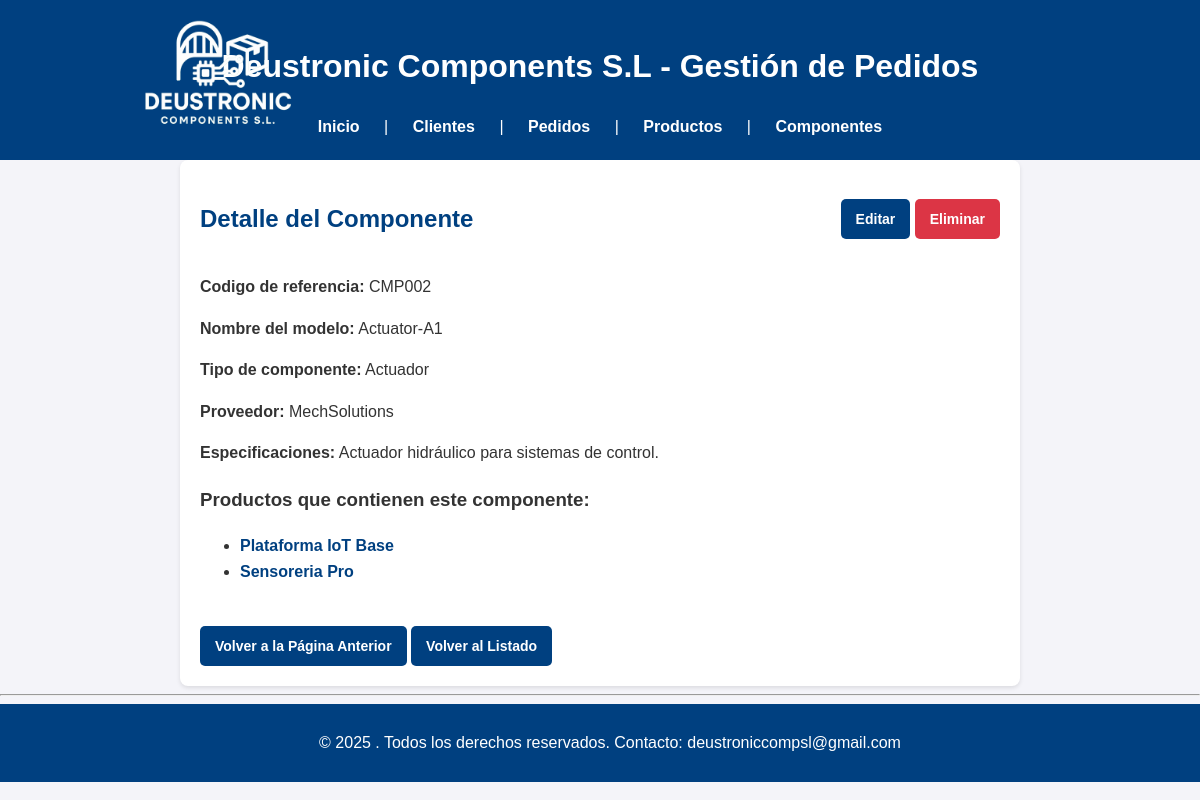
The app's page /componente/2/, older data.
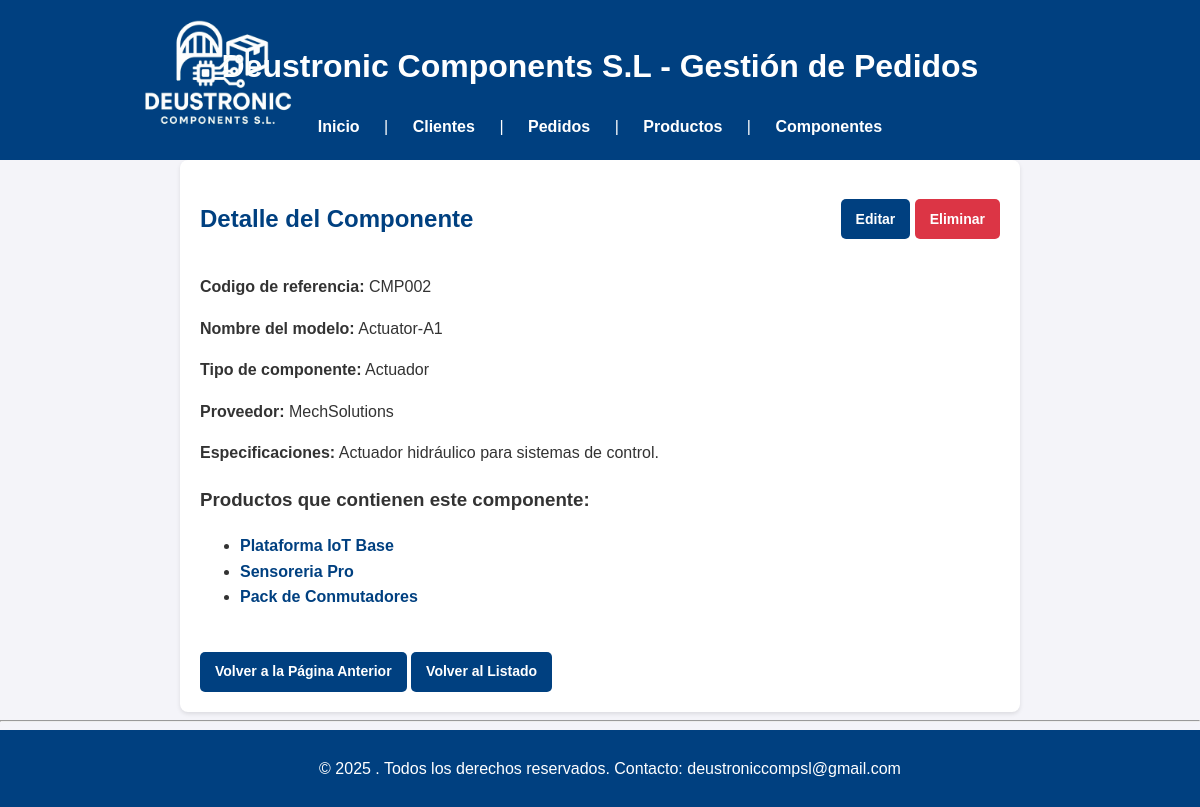
The same page, newer data.
### appEntrega/models.py (models this page shows, shortened)
class Producto(models.Model):
    referencia = models.CharField(max_length=50, unique=True)
    nombre = models.CharField(max_length=100)
    descripcion = models.TextField()
    categoria = models.CharField(max_length=100)
    componentes = models.ManyToManyField(Componente, related_name='productos')

### appEntrega/views.py (the view)
# urls.py: path('componente/<int:pk>/', ComponenteDetailView.as_view(),name='componente_detalle'),
class ComponenteDetailView(DetailView):
    model = Componente
    template_name = 'componente_detalle.html'
    context_object_name = 'componente'

### appEntrega/templates/componente_detalle.html (shortened to what this page needs)
{% extends "base.html" %}
{% block content %}
<div style="display: flex; align-items: center; justify-content: space-between;">
    <h2>Detalle del Componente</h2>
    <div>
        <a href="{% url 'componente_editar' componente.id %}" class="button">Editar</a>
        <a href="{% url 'componente_eliminar' componente.id %}" class="btn-eliminar">Eliminar</a>
    </div>
</div>
<p><strong>Codigo de referencia:</strong> {{ componente.codigo_referencia }}</p>
<p><strong>Nombre del modelo:</strong> {{ componente.nombre_modelo }}</p>
<p><strong>Tipo de componente:</strong> {{ componente.tipo_componente }}</p>
<p><strong>Proveedor:</strong> {{ componente.proveedor }}</p>
<p><strong>Especificaciones:</strong> {{ componente.especificaciones_tecnicas }}</p>
<h3>Productos que contienen este componente:</h3>
<ul>
    {% for producto in componente.productos.all %}
        <li>
            <a href="{% url 'producto_detalle' producto.id %}" class = 'detalle_link'>{{ producto.nombre }}</a>
        </li>
    {% empty %}
        <li>No hay productos que contengan este componente.</li>
    {% endfor %}
</ul>
<br>
<a href="javascript:history.back()" class="button">Volver a la Página Anterior</a>
<a href="{% url 'pedido_listado' %}" class="button">Volver al Listado</a>
{% endblock %}

Row changes from the older to the newer data that the page shows:
added Producto: nombre "Pack de Conmutadores"
